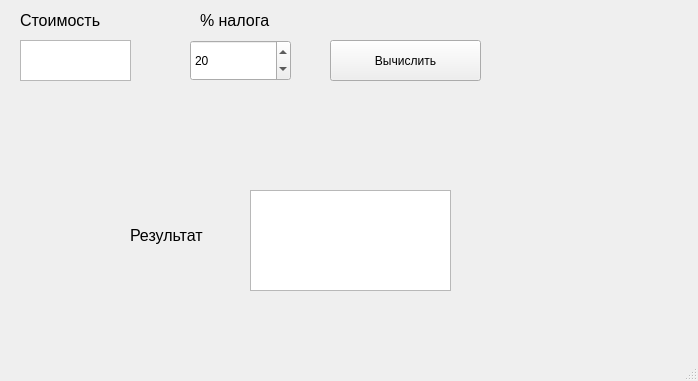
<?xml version="1.0" encoding="UTF-8"?>
<ui version="4.0">
 <class>TaxMainWindow</class>
 <widget class="QMainWindow" name="TaxMainWindow">
  <property name="geometry">
   <rect>
    <x>0</x>
    <y>0</y>
    <width>698</width>
    <height>381</height>
   </rect>
  </property>
  <property name="windowTitle">
   <string>Калькулятор</string>
  </property>
  <property name="styleSheet">
   <string notr="true"/>
  </property>
  <widget class="QWidget" name="centralwidget">
   <widget class="QTextEdit" name="price_box">
    <property name="geometry">
     <rect>
      <x>20</x>
      <y>40</y>
      <width>111</width>
      <height>41</height>
     </rect>
    </property>
   </widget>
   <widget class="QLabel" name="label">
    <property name="geometry">
     <rect>
      <x>20</x>
      <y>10</y>
      <width>141</width>
      <height>21</height>
     </rect>
    </property>
    <property name="font">
     <font>
      <pointsize>12</pointsize>
      <weight>50</weight>
      <bold>false</bold>
     </font>
    </property>
    <property name="text">
     <string>Стоимость</string>
    </property>
   </widget>
   <widget class="QSpinBox" name="tax_rate">
    <property name="geometry">
     <rect>
      <x>190</x>
      <y>40</y>
      <width>101</width>
      <height>41</height>
     </rect>
    </property>
    <property name="value">
     <number>20</number>
    </property>
   </widget>
   <widget class="QLabel" name="label_2">
    <property name="geometry">
     <rect>
      <x>200</x>
      <y>10</y>
      <width>151</width>
      <height>21</height>
     </rect>
    </property>
    <property name="font">
     <font>
      <pointsize>12</pointsize>
      <weight>50</weight>
      <bold>false</bold>
     </font>
    </property>
    <property name="text">
     <string>% налога</string>
    </property>
   </widget>
   <widget class="QTextEdit" name="results_window">
    <property name="geometry">
     <rect>
      <x>250</x>
      <y>190</y>
      <width>201</width>
      <height>101</height>
     </rect>
    </property>
   </widget>
   <widget class="QLabel" name="label_4">
    <property name="geometry">
     <rect>
      <x>130</x>
      <y>220</y>
      <width>111</width>
      <height>31</height>
     </rect>
    </property>
    <property name="font">
     <font>
      <pointsize>12</pointsize>
      <weight>50</weight>
      <bold>false</bold>
     </font>
    </property>
    <property name="text">
     <string>Результат</string>
    </property>
   </widget>
   <widget class="QPushButton" name="calc_tax_button">
    <property name="geometry">
     <rect>
      <x>330</x>
      <y>40</y>
      <width>151</width>
      <height>41</height>
     </rect>
    </property>
    <property name="text">
     <string>Вычислить</string>
    </property>
   </widget>
  </widget>
  <widget class="QMenuBar" name="menubar">
   <property name="geometry">
    <rect>
     <x>0</x>
     <y>0</y>
     <width>698</width>
     <height>21</height>
    </rect>
   </property>
  </widget>
  <widget class="QStatusBar" name="statusbar"/>
 </widget>
 <resources/>
 <connections/>
</ui>
